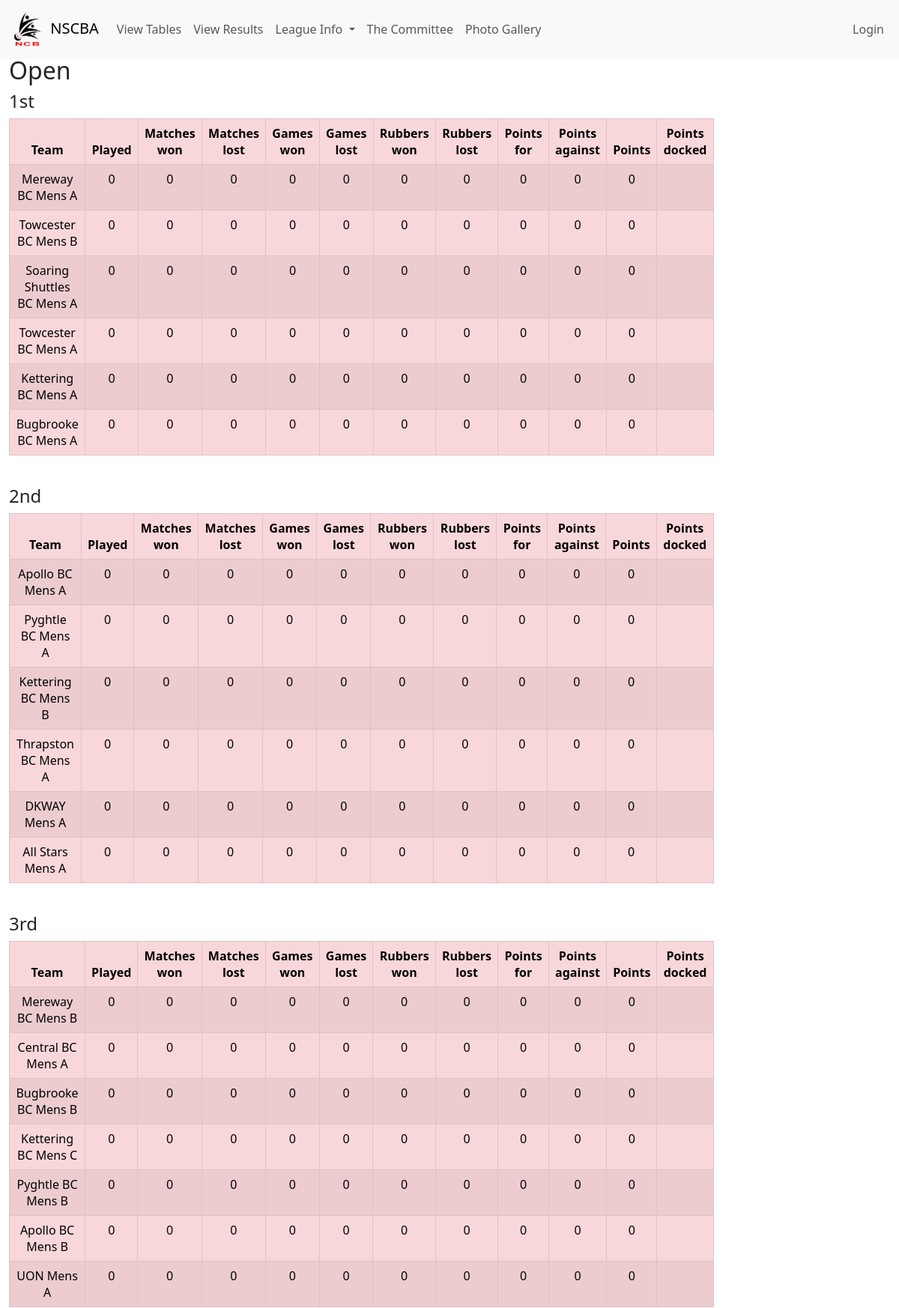
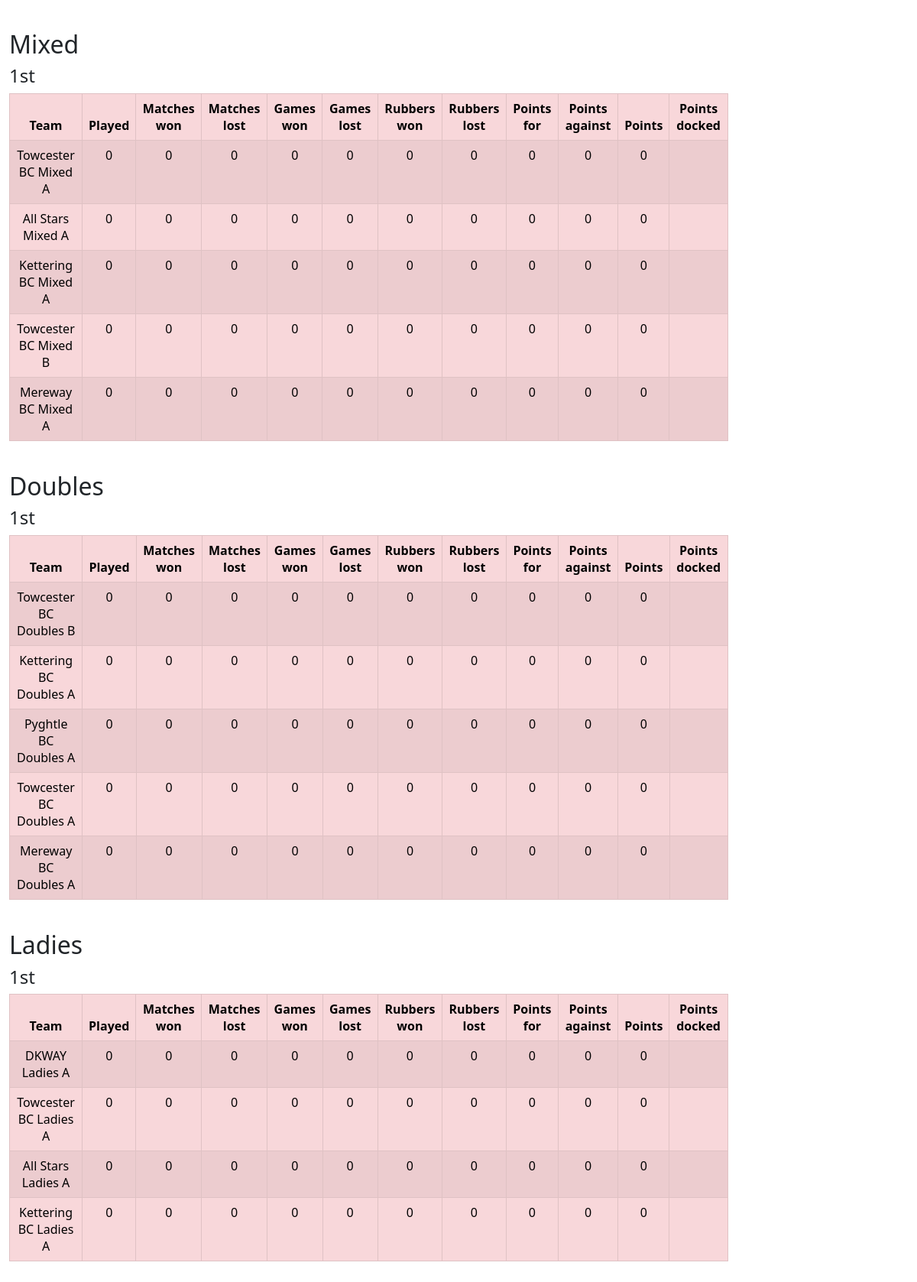
/tables.php, run on the app's committed database (2 pictures, top to bottom).
### tables this page shows
CREATE TABLE `TblClubhasteam` (
  `ClubhasteamID` int(4) UNSIGNED NOT NULL,
  `ClubID` int(4) NOT NULL,
  `DivisionID` varchar(50) NOT NULL,
  `Name` varchar(200) NOT NULL,
  `current` int(1) DEFAULT 1,
  `dock` int(1) DEFAULT 0
);

### tables.php (the view, shortened to what this page needs)
<head>
  <link href="styles.css" rel="stylesheet">
  <link href="https://cdn.jsdelivr.net/npm/bootstrap@5.3.0/dist/css/bootstrap.min.css" rel="stylesheet">
</head>
<body>
  <div id="result">
    <?php include_once(__dir__ . "/navbar.php"); ?>
  </div>
  <div class="container-fluid">
    <?php
    include_once "connection.php";
    $stmt = $conn->prepare("
      SELECT
        TblLeague.LeagueID AS LeagueID, TblLeague.Name AS LeagueName,
        TblDivision.DivisionID AS DivisionID, TblDivision.Name AS DivisionName,
        TblClub.ClubID AS ClubID, TblClub.Clubname AS ClubName,
        TblClubhasteam.ClubhasteamID AS TeamID, TblClubhasteam.Name AS TeamName
      FROM TblLeague
      LEFT JOIN TblDivision ON TblLeague.LeagueID = TblDivision.LeagueID
      LEFT JOIN TblClubhasteam ON TblDivision.DivisionID = TblClubhasteam.DivisionID
      LEFT JOIN TblClub ON TblClubhasteam.ClubID = TblClub.ClubID
      ORDER BY LeagueID asc, DivisionID ASC
    ");
    $stmt->execute();
    $data = $stmt->fetchAll(PDO::FETCH_ASSOC);
    $leagues = [];
    foreach ($data as $row) {
      $leagueID = $row['LeagueID'];
      $divisionID = $row['DivisionID'];
      $teamID = $row['TeamID'];
      if (!isset($leagues[$leagueID])) {
        $leagues[$leagueID] = ['Name' => $row['LeagueName'], 'Divisions' => []];
      }
      if (!isset($leagues[$leagueID]['Divisions'][$divisionID])) {
        $leagues[$leagueID]['Divisions'][$divisionID] = ['Name' => $row['DivisionName'], 'Teams' => []];
      }
      if ($row['ClubName'] && $row['TeamName']) {
        $leagues[$leagueID]['Divisions'][$divisionID]['Teams'][$teamID] = [
          'ClubName' => $row['ClubName'],
          'TeamName' => $row['TeamName'],
          'TeamID' => $row['TeamID']
        ];
      }
    }
    foreach ($leagues as $league) {
      echo "<h2>" . htmlspecialchars($league['Name']) . "</h2>";
      foreach ($league['Divisions'] as $division) {
        echo "<h4>" . htmlspecialchars($division['Name']) . "</h4>";
        $leagueA = [];
        foreach ($division['Teams'] as $team) {
          $tid = $team["TeamID"];
          $played = 0;
          $matcheswon = 0;
          $matcheslost = 0;
          $gameswon = 0;
          $gameslost = 0;
          $rubberswon = 0;
          $rubberslost = 0;
          $pointsfor = 0;
          $pointsagainst = 0;
          $docked = 0;
          $points=$matcheswon*2;
          $stmt = $conn->prepare("SELECT dock FROM TblClubhasteam WHERE ClubhasteamID = :id");
          $stmt->bindParam(':id', $tid);
          $stmt->execute();
          $leagueA[] = [
            'name' => $team["TeamName"],
            'played' => $played,
            'matcheswon' => $matcheswon,
            'matcheslost' => $matcheslost,
            'gameswon' => $gameswon,
            'gameslost' => $gameslost,
            'rubberswon' => $rubberswon,
            'rubberslost' => $rubberslost,
            'pointsfor' => $pointsfor,
            'pointsagainst' => $pointsagainst,
            'points' => $points,
            'dock' => $docked
          ];
        }
        usort($leagueA, 'cmp');
        echo "<table style='width:80%' class='table table-bordered table-danger table-condensed table-striped text-center'>";
        echo "<thead class='thead-dark'>
                <tr>
                  <th>Team</th>
                  <th>Played</th>
                  <th>Matches won</th>
                  <th>Matches lost</th>
                  <th>Games won</th>
                  <th>Games lost</th>
                  <th>Rubbers won</th>
                  <th>Rubbers lost</th>
                  <th>Points for</th>
                  <th>Points against</th>
                  <th>Points</th>
                  <th>Points docked</th>
                </tr>
              </thead>";
        foreach ($leagueA as $team) {
          echo "<tr>
                  <td>" . htmlspecialchars($team['name']) . "</td>
                  <td>" . $team['played'] . "</td>
                  <td>" . $team['matcheswon'] . "</td>
                  <td>" . $team['matcheslost'] . "</td>
                  <td>" . $team['gameswon'] . "</td>
                  <td>" . $team['gameslost'] . "</td>
                  <td>" . $team['rubberswon'] . "</td>
                  <td>" . $team['rubberslost'] . "</td>
                  <td>" . $team['pointsfor'] . "</td>
                  <td>" . $team['pointsagainst'] . "</td>
                  <td>" . $team['points'] . "</td>
                  <td>" . ($team['dock'] ? "*" : "") . "</td>
                </tr>";
        }
        echo "</table><br>";
      }
    }
    ?>
  </div>
</body>
</html>

### styles.css (style rules this page uses)
body { padding: 75px 0 0 0 ; }

### data on the page
tblclubhasteam: name "Mereway BC Mens A", dock "0", name "Towcester BC Mens B", name "Soaring Shuttles BC Mens A", name "Towcester BC Mens A", name "Kettering BC Mens A", name "Bugbrooke BC Mens A", name "Apollo BC Mens A", name "Pyghtle BC Mens A", name "Kettering BC Mens B", name "Thrapston BC Mens A", name "DKWAY Mens A", name "All Stars Mens A", name "Mereway BC Mens B", name "Central BC Mens A", name "Bugbrooke BC Mens B", name "Kettering BC Mens C", name "Pyghtle BC Mens B", name "Apollo BC Mens B", name "UON Mens A", name "Towcester BC Mixed A", name "All Stars Mixed A", name "Kettering BC Mixed A", name "Towcester BC Mixed B", name "Mereway BC Mixed A", name "Towcester BC Doubles B", name "Kettering BC Doubles A", name "Pyghtle BC Doubles A", name "Towcester BC Doubles A", name "Mereway BC Doubles A", name "DKWAY Ladies A", name "Towcester BC Ladies A", name "All Stars Ladies A", name "Kettering BC Ladies A"

### other printed values
$league['Name'] "Open"
$division['Name'] "1st"
$division['Name'] "2nd"
$division['Name'] "3rd"
$league['Name'] "Mixed"
$league['Name'] "Doubles"
$league['Name'] "Ladies"
